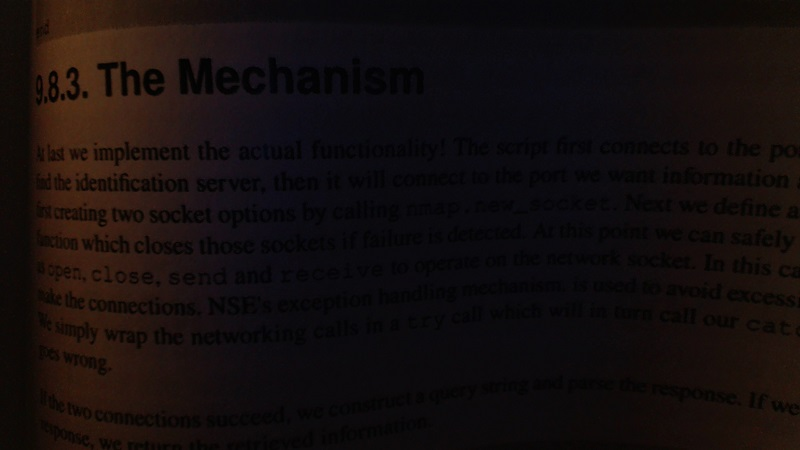
#> input picture OpenCV-Python Tutorials ( Official Documentation)/Image Data Sets/bookpage.jpg, 800 x 450 px, found by its file name
$ jupyter execute '3-Image Thresholding.ipynb'
#> lines starting #> are read from the running program, lines starting #| are printed output that depends on the picture; after the words box and inside, x2 and y2 are one past the last pixel; in counts of white or black regions, pixels touching at a corner belong together
https://docs.opencv.org/2.4/doc/tutorials/imgproc/threshold/threshold.html

# Simple Thresholding and Otsu Thresholding

[cell 1]
import cv2
import matplotlib.pyplot as plt

filepath = "C:\\Users\\Aung Thiha\\Computer Vision with Python\\Image Data Sets\\bookpage.jpg"
img = cv2.imread(filepath)
#> img is the input picture: shape (450, 800, 3); mean B, G, R 13.4, 13.6, 20.3

gray = cv2.cvtColor(img,cv2.COLOR_BGR2GRAY)
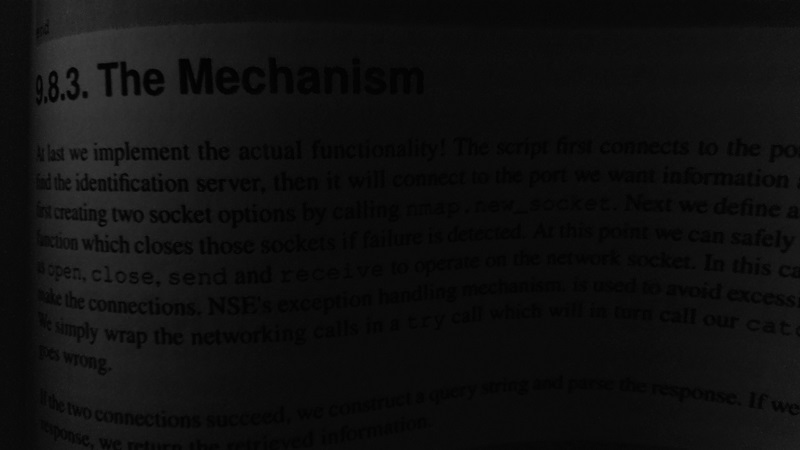
#> gray: shape (450, 800); min 0, max 64, mean 15.6

retval,threshold1 = cv2.threshold(gray,10,255,cv2.THRESH_BINARY)
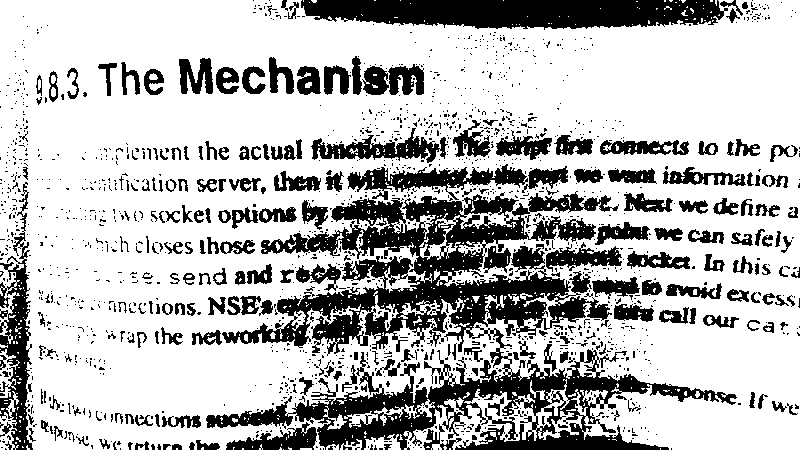
#> threshold1: shape (450, 800); 72.6% white; 1628 black regions (1390 under 20 px), largest, box (x1, y1, x2, y2) and area: (206, 191, 737, 450) 41971, (301, 0, 728, 30) 10101, (0, 182, 33, 450) 3599
retval,threshold2 = cv2.threshold(gray,10,255,cv2.THRESH_BINARY_INV)
retval,threshold3 = cv2.threshold(gray,10,255,cv2.THRESH_TOZERO)
retval,threshold4 = cv2.threshold(gray,10,255,cv2.THRESH_TOZERO_INV)
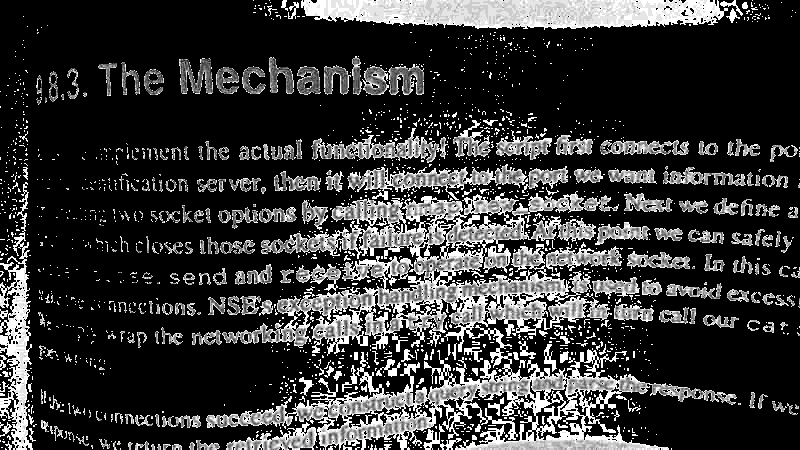
#> threshold4: shape (450, 800); min 0, max 10, mean 2.18; drawn with min black and max white
retval,threshold5 = cv2.threshold(gray,10,255,cv2.THRESH_TRUNC)
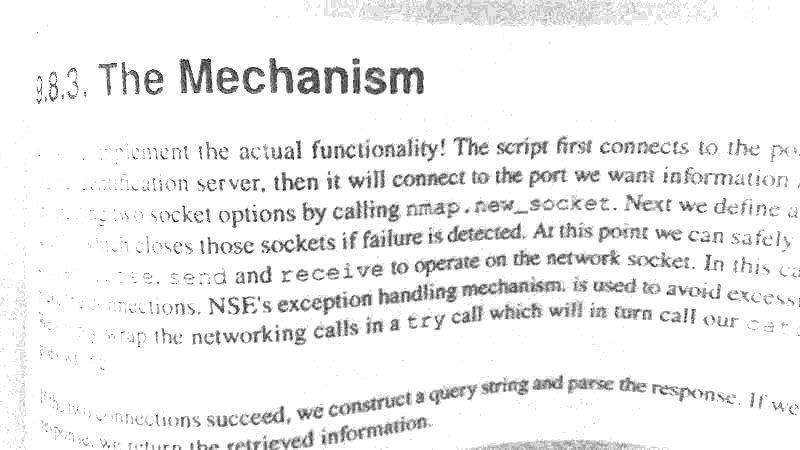
#> threshold5: shape (450, 800); min 0, max 10, mean 9.44; drawn with min black and max white
retval,threshold6 = cv2.threshold(gray,10,255,cv2.THRESH_OTSU)
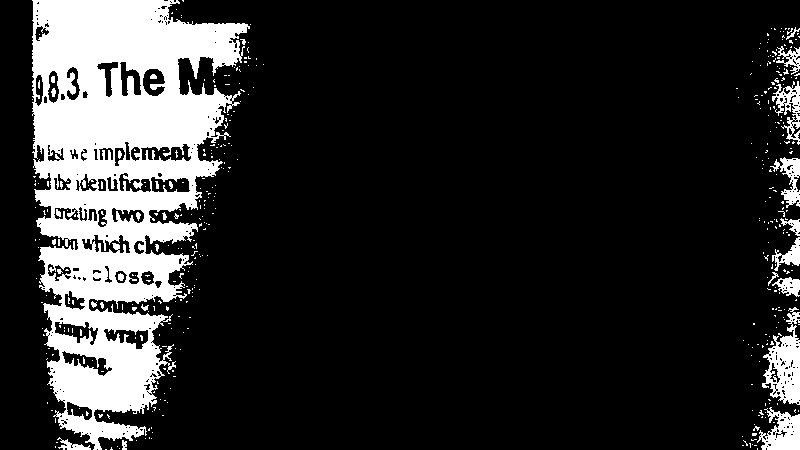
#> threshold6: shape (450, 800); 16.5% white; 428 white regions (399 under 20 px), largest, box (x1, y1, x2, y2) and area: (32, 0, 250, 450) 51813, (762, 307, 800, 405) 1926, (757, 407, 800, 450) 1111
#> retval = 22


plt.subplot(2,4,1),plt.imshow(img),plt.title("Original")
plt.subplot(2,4,2),plt.imshow(gray),plt.title("Gray")
plt.subplot(2,4,3),plt.imshow(threshold1),plt.title("BINARY")
plt.subplot(2,4,4),plt.imshow(threshold2),plt.title("BINARY_INV")
plt.subplot(2,4,5),plt.imshow(threshold3),plt.title("TOZERO")
plt.subplot(2,4,6),plt.imshow(threshold4),plt.title("TOZERO_INV")
plt.subplot(2,4,7),plt.imshow(threshold5),plt.title("TRUNC")
plt.subplot(2,4,8),plt.imshow(threshold6),plt.title("OTSU")

cv2.imshow("ath",img)

cv2.waitKey(0)
cv2.destroyAllWindows()
#> figure, not shown here; B, G, R data is drawn as R, G, B

# Adaptive Thresholding

[cell 2]
import matplotlib.pyplot as plt

filepath = "C:\\Users\\Aung Thiha\\Computer Vision with Python\\Image Data Sets\\bookpage.jpg"
img = cv2.imread(filepath)

gray = cv2.cvtColor(img,cv2.COLOR_BGR2GRAY)

threshold1 = cv2.adaptiveThreshold(gray , 255, cv2.ADAPTIVE_THRESH_GAUSSIAN_C, cv2.THRESH_BINARY, 115, 3)
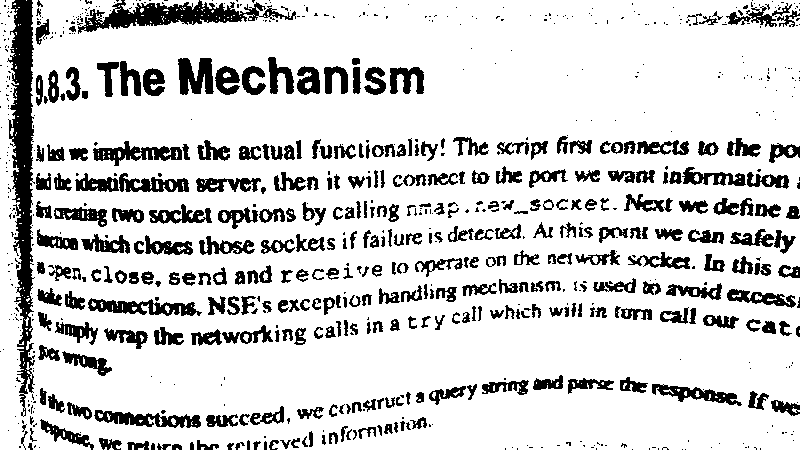
#> threshold1: shape (450, 800); 82.5% white; 790 black regions (448 under 20 px), largest, box (x1, y1, x2, y2) and area: (7, 0, 35, 417) 5924, (78, 0, 296, 34) 2943, (88, 298, 202, 316) 1051
threshold2 = cv2.adaptiveThreshold(gray , 255, cv2.ADAPTIVE_THRESH_MEAN_C, cv2.THRESH_BINARY, 115, 3)
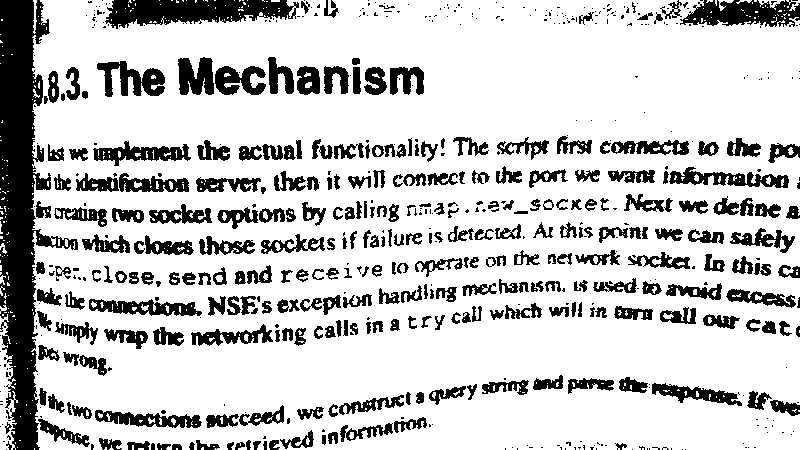
#> threshold2: shape (450, 800); 78.8% white; 606 black regions (316 under 20 px), largest, box (x1, y1, x2, y2) and area: (0, 0, 78, 450) 14986, (105, 0, 299, 29) 3733, (680, 0, 800, 27) 2168

plt.subplot(1,2,1)
plt.imshow(threshold1)
plt.title("Adaptive One")

plt.subplot(1,2,2)
plt.imshow(threshold2)
plt.title("Adaptive Two")
